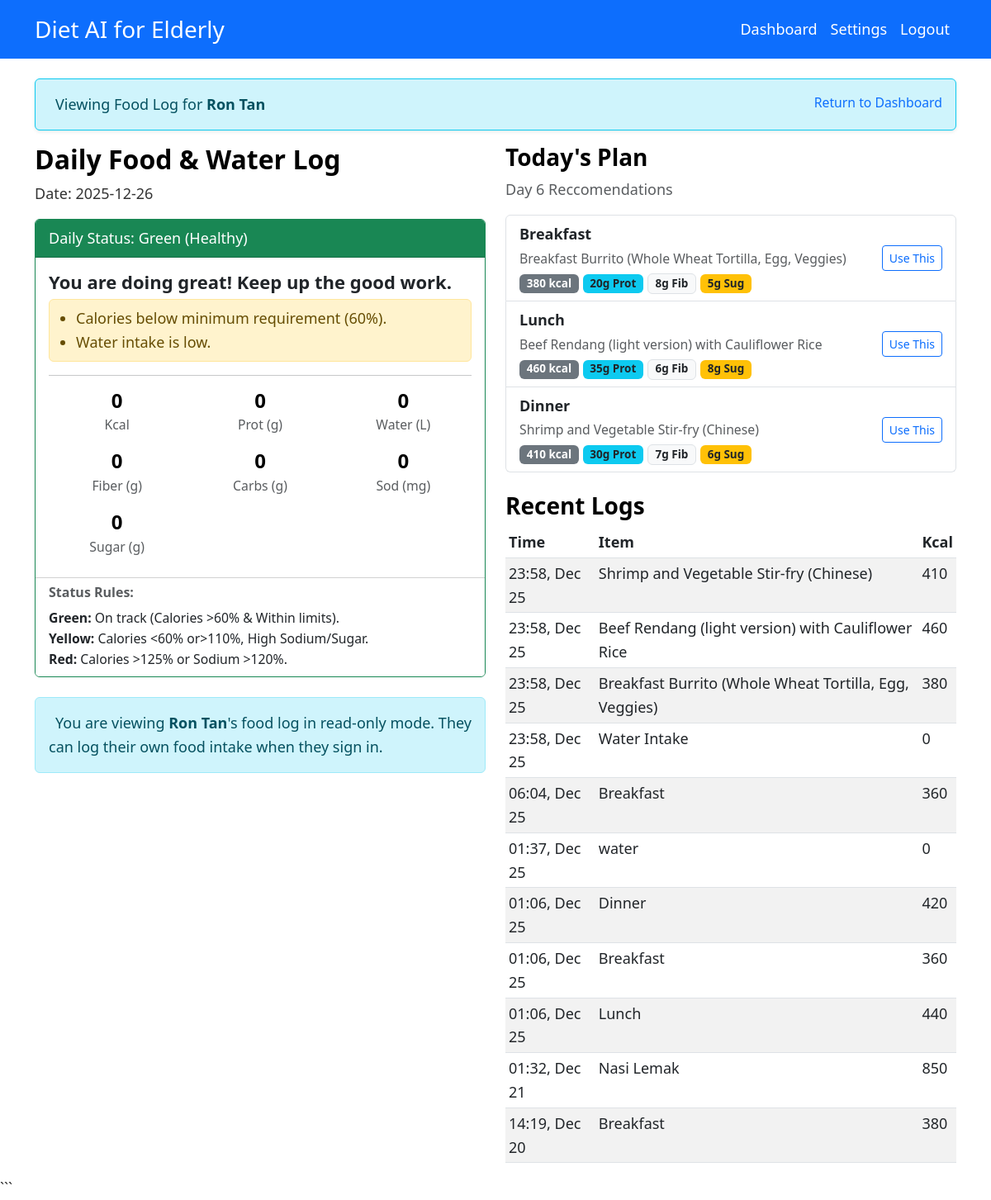
The app's page /pages/food-log.php?view_user=U_6943abac29ea8 (signed in) with its own data.
### tables this page shows
CREATE TABLE `users` (
  `userID` varchar(50) NOT NULL,
  `name` varchar(100) NOT NULL,
  `username` varchar(50) NOT NULL,
  `password` varchar(255) NOT NULL,
  `email` varchar(100) NOT NULL,
  `phoneNo` varchar(20) NOT NULL,
  `age` int(11) NOT NULL,
  `gender` enum('Male','Female','Other') NOT NULL,
  `role` enum('Admin','Dietitian','User','Caretaker') NOT NULL,
  `createdAt` datetime DEFAULT current_timestamp(),
  `isActive` tinyint(1) DEFAULT 1
);

CREATE TABLE `profiles` (
  `profileID` varchar(50) NOT NULL,
  `elderlyID` varchar(50) NOT NULL,
  `height` double NOT NULL,
  `weight` double NOT NULL,
  `bmi` double NOT NULL,
  `allergies` text DEFAULT NULL,
  `healthCondition` text DEFAULT NULL,
  `caloriesLimit` double DEFAULT 0,
  `carbsLimit` double DEFAULT 0,
  `sugarLimit` double DEFAULT 0,
  `sodiumLimit` double DEFAULT 0,
  `fibreRequirement` double DEFAULT 0,
  `softFoodRequirement` tinyint(1) DEFAULT 0,
  `medicationList` text DEFAULT NULL
);

CREATE TABLE `diet_plans` (
  `dietPlanID` varchar(50) NOT NULL,
  `elderlyID` varchar(50) NOT NULL,
  `createdAt` datetime NOT NULL DEFAULT current_timestamp()
);

CREATE TABLE `meals` (
  `mealID` varchar(50) NOT NULL,
  `dietPlanID` varchar(50) NOT NULL,
  `mealType` varchar(50) NOT NULL,
  `totalCalories` double DEFAULT 0,
  `totalFibre` double DEFAULT 0,
  `totalProtein` double DEFAULT 0,
  `totalCarbs` double DEFAULT 0,
  `totalSodium` double DEFAULT 0,
  `totalCholesterol` double DEFAULT 0,
  `day` int(11) NOT NULL DEFAULT 1,
  `totalSugar` double DEFAULT 0
);

CREATE TABLE `food_logs` (
  `logID` varchar(50) NOT NULL,
  `elderlyID` varchar(50) NOT NULL,
  `foodName` varchar(100) NOT NULL,
  `calories` double DEFAULT 0,
  `protein` double DEFAULT 0,
  `carbs` double DEFAULT 0,
  `fibre` double DEFAULT 0,
  `sugar` double DEFAULT 0,
  `sodium` double DEFAULT 0,
  `loggedAt` datetime NOT NULL DEFAULT current_timestamp()
);

### classes/Progress.php (called while the page is built, shortened)
<?php
require_once 'States/ProgressState.php';
class Progress
{
    private $pdo;
    private $elderlyID;
    public $date;
    public $caloriesTaken = 0;
    public $waterIntake = 0;
    public function __construct($pdo, $elderlyID)
    {
        $this->pdo = $pdo;
        $this->elderlyID = $elderlyID;
        $this->date = date('Y-m-d');
        $this->loadOrCreate();
    }
    private function loadOrCreate()
    {
        $stmt = $this->pdo->prepare("SELECT * FROM progress WHERE elderlyID = ? AND date = ?");
        $stmt->execute([$this->elderlyID, $this->date]);
        $data = $stmt->fetch();
        if ($data) {
            $this->progressID = $data['progressID'];
            $this->caloriesTaken = $data['caloriesTaken'];
            $this->proteinTaken = $data['proteinTaken'];
            $this->waterIntake = $data['waterIntake'];
            $this->fiberTaken = $data['fiberTaken'] ?? 0;
            $this->carbohydrateTaken = $data['carbohydrateTaken'] ?? 0;
            $this->sodiumTaken = $data['sodiumTaken'] ?? 0;
            $this->sugarTaken = $data['sugarTaken'] ?? 0;
            $this->fatTaken = $data['fatTaken'] ?? 0;
            $this->setStateFromString($data['state']);
        } else {
            $stmtP = $this->pdo->prepare("SELECT dietPlanID FROM diet_plans WHERE elderlyID = ? ORDER BY createdAt DESC LIMIT 1");
            $stmtP->execute([$this->elderlyID]);
            $plan = $stmtP->fetch();
            $dietPlanID = $plan ? $plan['dietPlanID'] : null;
            $this->progressID = uniqid('PG_');
            $this->state = new GreenState();
            $stmt = $this->pdo->prepare("INSERT INTO progress (progressID, elderlyID, dietPlanID, date, state) VALUES (?, ?, ?, ?, 'Green')");
            $stmt->execute([$this->progressID, $this->elderlyID, $dietPlanID, $this->date]);
        }
    }
    public function getStatusColor()
    {
        return 'success';
    }
    public function getReasons()
    {
        require_once __DIR__ . '/Profile.php';
        $profile = new Profile($this->pdo, $this->elderlyID);
        $reasons = [];
        $calLimit = ($profile->caloriesLimit > 0) ? $profile->caloriesLimit : 2000;
        $sodLimit = ($profile->sodiumLimit > 0) ? $profile->sodiumLimit : 2300;
        $sugarLimit = ($profile->sugarLimit > 0) ? $profile->sugarLimit : 50;
        $calRatio = ($calLimit > 0) ? $this->caloriesTaken / $calLimit : 0;
        if ($calRatio < 0.6)
            $reasons[] = "Calories below minimum requirement (60%).";
        if ($this->waterIntake < 1.0)
            $reasons[] = "Water intake is low.";
        return $reasons;
    }
}
?>

### classes/States/ProgressState.php (called while the page is built, shortened)
<?php
class GreenState implements ProgressState
{
    public function displayStatus()
    {
        return "Green (Healthy)";
    }
    public function getAdvice()
    {
        return "You are doing great! Keep up the good work.";
    }
}
?>

### classes/Profile.php (called while the page is built, shortened)
<?php
class Profile
{
    private $pdo;
    private $elderlyID;
    public function __construct($pdo, $elderlyID = null)
    {
        $this->pdo = $pdo;
        $this->elderlyID = $elderlyID;
        if ($elderlyID) {
            $this->load();
        }
    }
    private function load()
    {
        $stmt = $this->pdo->prepare("
            SELECT p.*, u.age, u.gender
            FROM profiles p
            JOIN users u ON p.elderlyID = u.userID
            WHERE p.elderlyID = ?
        ");
        $stmt->execute([$this->elderlyID]);
        $data = $stmt->fetch();
        if ($data) {
            $this->caloriesLimit = $data['caloriesLimit'];
            $this->sugarLimit = $data['sugarLimit'];
            $this->sodiumLimit = $data['sodiumLimit'];
        }
    }
}
?>

### classes/DietPlan.php (called while the page is built, shortened)
<?php
class DietPlan
{
    public function __construct($pdo, $data = null)
    {
        if ($data) {
            $this->dietPlanID = $data['dietPlanID'];
            $this->createdAt = $data['createdAt'];
            $stmt = $pdo->prepare("SELECT status FROM diet_plan_approvals WHERE dietPlanID = ?");
            $stmt->execute([$this->dietPlanID]);
            $res = $stmt->fetch();
            $status = $res ? $res['status'] : 'Pending';
        }
    }
}
?>

### pages/food-log.php (the view, shortened to what this page needs)
<?php
require_once '../includes/auth.php';
require_once '../includes/db.php';
require_once '../classes/Progress.php';
require_once '../classes/SubUsers.php';
$loggedInUser = getCurrentUser();
$targetUser = $loggedInUser;
$user = $targetUser;
$isViewer = false;
if (isset($_GET['view_user']) && $_GET['view_user'] != $loggedInUser->userID) {
    $requestedID = $_GET['view_user'];
    $canView = false;
    if ($loggedInUser->role == 'Admin') {
        $canView = true;
    } elseif ($loggedInUser->role == 'Dietitian') {
        $stmt = $pdo->prepare("SELECT elderlyID FROM elderly WHERE elderlyID = ? AND assignedDietitianID = ?");
        $stmt->execute([$requestedID, $loggedInUser->userID]);
        if ($stmt->fetch()) {
            $canView = true;
        }
    }
    if ($canView) {
        $stmt = $pdo->prepare("SELECT * FROM users WHERE userID = ?");
        $stmt->execute([$requestedID]);
        $targetUserObj = $stmt->fetchObject();
        if ($targetUserObj) {
            $targetUser = $targetUserObj;
            $user = $targetUser;
            $isViewer = true;
        }
    } else {
        echo "<div class='alert alert-danger m-3'>You do not have permission to view this user.</div>";
        require '../includes/footer.php';
        exit;
    }
} else {
    if (!in_array($loggedInUser->role, ['User', 'Elderly']) && !isset($_GET['view_user'])) {
    }
}
$progress = new Progress($pdo, $targetUser->userID);
include '../includes/header.php';
?>
<?php if ($isViewer): ?>
    <div class="alert alert-info border-info shadow-sm">
        Viewing Food Log for <strong><?= htmlspecialchars($targetUser->name) ?></strong>
        <a href="dashboard.php" class="float-end text-decoration-none small">Return to Dashboard</a>
    </div>
<?php endif; ?>
<div class="row">
    <div class="col-md-6">
        <h2>Daily Food & Water Log</h2>
        <p>Date: <?= date('Y-m-d') ?></p>
        <div class="card mb-4 border-<?= $progress->getStatusColor() ?>">
            <div class="card-header bg-<?= $progress->getStatusColor() ?> text-white">
                Daily Status: <?= $progress->state->displayStatus() ?>
            </div>
            <div class="card-body">
                <h5 class="card-title"><?= $progress->state->getAdvice() ?></h5>
                <?php
                $reasons = $progress->getReasons();
                if (!empty($reasons)):
                    ?>
                    <div class="alert alert-warning d-flex align-items-center mt-2 p-2">
                        <ul class="mb-0 ps-3">
                            <?php foreach ($reasons as $reason): ?>
                                <li><?= htmlspecialchars($reason) ?></li>
                            <?php endforeach; ?>
                        </ul>
                    </div>
                <?php endif; ?>
                <hr>
                <div class="row text-center g-2">
                    <div class="col-4 mb-2">
                        <h4 class="mb-0"><?= $progress->caloriesTaken ?></h4>
                        <small class="text-muted">Kcal</small>
                    </div>
                    <div class="col-4 mb-2">
                        <h4 class="mb-0"><?= $progress->proteinTaken ?></h4>
                        <small class="text-muted">Prot (g)</small>
                    </div>
                    <div class="col-4 mb-2">
                        <h4 class="mb-0"><?= $progress->waterIntake ?></h4>
                        <small class="text-muted">Water (L)</small>
                    </div>
                    <div class="col-4 mb-2">
                        <h4 class="mb-0"><?= $progress->fiberTaken ?></h4>
                        <small class="text-muted">Fiber (g)</small>
                    </div>
                    <div class="col-4 mb-2">
                        <h4 class="mb-0"><?= $progress->carbohydrateTaken ?></h4>
                        <small class="text-muted">Carbs (g)</small>
                    </div>
                    <div class="col-4 mb-2">
                        <h4 class="mb-0"><?= $progress->sodiumTaken ?></h4>
                        <small class="text-muted">Sod (mg)</small>
                    </div>
                    <div class="col-4 mb-2">
                        <h4 class="mb-0"><?= $progress->sugarTaken ?></h4>
                        <small class="text-muted">Sugar (g)</small>
                    </div>
                </div>
            </div>
            <div class="card-footer bg-white small">
                <h6 class="mb-2 fw-bold text-muted">Status Rules:</h6>
                <ul class="list-unstyled mb-0">
                    <li><i class="bi bi-circle-fill text-success"></i> <strong>Green:</strong> On track (Calories >60% &
                        Within limits).</li>
                    <li><i class="bi bi-circle-fill text-warning"></i> <strong>Yellow:</strong> Calories <60% or>110%,
                            High Sodium/Sugar.</li>
                    <li><i class="bi bi-circle-fill text-danger"></i> <strong>Red:</strong> Calories >125% or Sodium
                        >120%.</li>
                </ul>
            </div>
        </div>
        <?php if ($isViewer): ?>
            <div class="alert alert-info">
                You are viewing <strong><?= htmlspecialchars($targetUser->name) ?></strong>'s food log in read-only mode.
                They can log their own food intake when they sign in.
            </div>
        <?php endif; ?>
    </div>
    <div class="col-md-6">
        <h3><i class="bi bi-calendar-check text-primary"></i> Today's Plan</h3>
        <?php
        require_once '../classes/DietPlan.php';
        $dayNum = 1;
        $stmt = $pdo->prepare("
            SELECT dp.*
            FROM diet_plans dp
            JOIN diet_plan_approvals dpa ON dp.dietPlanID = dpa.dietPlanID
            WHERE dp.elderlyID = ? AND dpa.status = 'Approved'
            ORDER BY dp.createdAt DESC LIMIT 1
        ");
        $stmt->execute([$user->userID]);
        $planData = $stmt->fetch();
        if ($planData) {
            $activePlan = new DietPlan($pdo, $planData);
            $start = new DateTime($activePlan->createdAt);
            $now = new DateTime();
            $diff = $now->diff($start)->days;
            $duration = $activePlan->duration ?? 7;
            $dayNum = ($diff % $duration) + 1;
            $mstmt = $pdo->prepare("SELECT * FROM meals WHERE dietPlanID = ? AND day = ? ORDER BY mealID ASC");
            $mstmt->execute([$activePlan->dietPlanID, $dayNum]);
            $todayMeals = $mstmt->fetchAll();
        } else {
            $todayMeals = [];
        }
        ?>
        <?php if (!empty($todayMeals)): ?>
            <p class="text-muted">Day <?= $dayNum ?> Reccomendations</p>
            <div class="list-group mb-4">
                <?php foreach ($todayMeals as $meal):
                    $fstmt = $pdo->prepare("SELECT foodName FROM foods WHERE mealID = ?");
                    $fstmt->execute([$meal['mealID']]);
                    $foods = $fstmt->fetchAll(PDO::FETCH_COLUMN);
                    $foodDesc = implode(', ', $foods);
                    ?>
                    <div class="list-group-item list-group-item-action d-flex justify-content-between align-items-center">
                        <div>
                            <strong><?= htmlspecialchars($meal['mealType']) ?></strong>
                            <br>
                            <span class="small text-muted"><?= htmlspecialchars($foodDesc) ?></span>
                            <br>
                            <span class="badge bg-secondary"><?= $meal['totalCalories'] ?> kcal</span>
                            <span class="badge bg-info text-dark"><?= $meal['totalProtein'] ?>g Prot</span>
                            <span class="badge bg-light text-dark border"><?= $meal['totalFibre'] ?>g Fib</span>
                            <span class="badge bg-warning text-dark"><?= $meal['totalSugar'] ?? 0 ?>g Sug</span>
                        </div>
                        <button type="button" class="btn btn-sm btn-outline-primary"
                            onclick="fillQuickLog(<?= $meal['totalCalories'] ?>, <?= $meal['totalProtein'] ?>, <?= $meal['totalCarbs'] ?>, <?= $meal['totalFibre'] ?>, <?= $meal['totalSodium'] ?>, <?= $meal['totalSugar'] ?? 0 ?>, '<?= htmlspecialchars(addslashes($foodDesc)) ?>')">
                            <i class="bi bi-arrow-left-circle"></i> Use This
                        </button>
                    </div>
                <?php endforeach; ?>
            </div>
        <?php else: ?>
            <div class="alert alert-light border">
                No active diet plan found. <a href="diet-plan.php">Create one?</a>
            </div>
        <?php endif; ?>
        <h3><i class="bi bi-clock-history"></i> Recent Logs</h3>
        <?php
        $lstmt = $pdo->prepare("SELECT * FROM food_logs WHERE elderlyID = ? ORDER BY loggedAt DESC LIMIT 20");
        $lstmt->execute([$user->userID]);
        $logs = $lstmt->fetchAll();
        ?>
        <?php if (empty($logs)): ?>
            <div class="alert alert-secondary">No food history found. Start logging!</div>
        <?php else: ?>
            <div class="table-responsive">
                <table class="table table-sm table-striped">
                    <thead>
                        <tr>
                            <th>Time</th>
                            <th>Item</th>
                            <th>Kcal</th>
                        </tr>
                    </thead>
                    <tbody>
                        <?php foreach ($logs as $log): ?>
                            <tr>
                                <td><?= date('H:i, M d', strtotime($log['loggedAt'])) ?></td>
                                <td><?= htmlspecialchars($log['foodName']) ?></td>
                                <td><?= $log['calories'] ?></td>
                            </tr>
                        <?php endforeach; ?>
                    </tbody>
                </table>
            </div>
        <?php endif; ?>
    </div>
</div>
<?php include '../includes/footer.php'; ?>

### assets/css/style.css (style rules this page uses)
:root { --font-size-base: 18px; --font-size-lg: 22px; --font-size-sm: 16px; --color-primary: #0d6efd; --color-contrast-text: #000000; }
body { font-size: var(--font-size-base); color: #333; line-height: 1.6; }
h1, h2, h3, h4, h5, h6 { color: var(--color-contrast-text); font-weight: 700; }
.card-title { font-size: var(--font-size-lg); font-weight: bold; }

### records on screen
users: name "Ron Tan"
profiles: softFoodRequirement "0"
diet_plans: createdAt "6"
meals: mealType "Breakfast", foodDesc "Breakfast Burrito (Whole Wheat Tortilla, Egg, Veggies)", totalCalories "380", totalProtein "20", totalFibre "8", totalSugar "5"
meals: mealType "Lunch", foodDesc "Beef Rendang (light version) with Cauliflower Rice", totalCalories "460", totalProtein "35", totalFibre "6", totalSugar "8"
meals: mealType "Dinner", foodDesc "Shrimp and Vegetable Stir-fry (Chinese)", totalCalories "410", totalProtein "30", totalFibre "7", totalSugar "6"
food_logs: loggedAt "23:58, Dec 25", foodName "Shrimp and Vegetable Stir-fry (Chinese)", calories "410"
food_logs: loggedAt "23:58, Dec 25", foodName "Beef Rendang (light version) with Cauliflower Rice", calories "460"
food_logs: loggedAt "23:58, Dec 25", foodName "Breakfast Burrito (Whole Wheat Tortilla, Egg, Veggies)", calories "380"
food_logs: loggedAt "23:58, Dec 25", foodName "Water Intake", calories "0"
food_logs: loggedAt "06:04, Dec 25", foodName "Breakfast", calories "360"
food_logs: loggedAt "01:37, Dec 25", foodName "water", calories "0"
food_logs: loggedAt "01:06, Dec 25", foodName "Dinner", calories "420"
food_logs: loggedAt "01:06, Dec 25", foodName "Breakfast", calories "360"
food_logs: loggedAt "01:06, Dec 25", foodName "Lunch", calories "440"
food_logs: loggedAt "01:32, Dec 21", foodName "Nasi Lemak", calories "850"
food_logs: loggedAt "14:19, Dec 20", foodName "Breakfast", calories "380"

### other values on screen
$progress->state->displayStatus() "Green (Healthy)"
$progress->state->getAdvice() "You are doing great! Keep up the good work."
$reason "Calories below minimum requirement (60%)."
$reason "Water intake is low."
